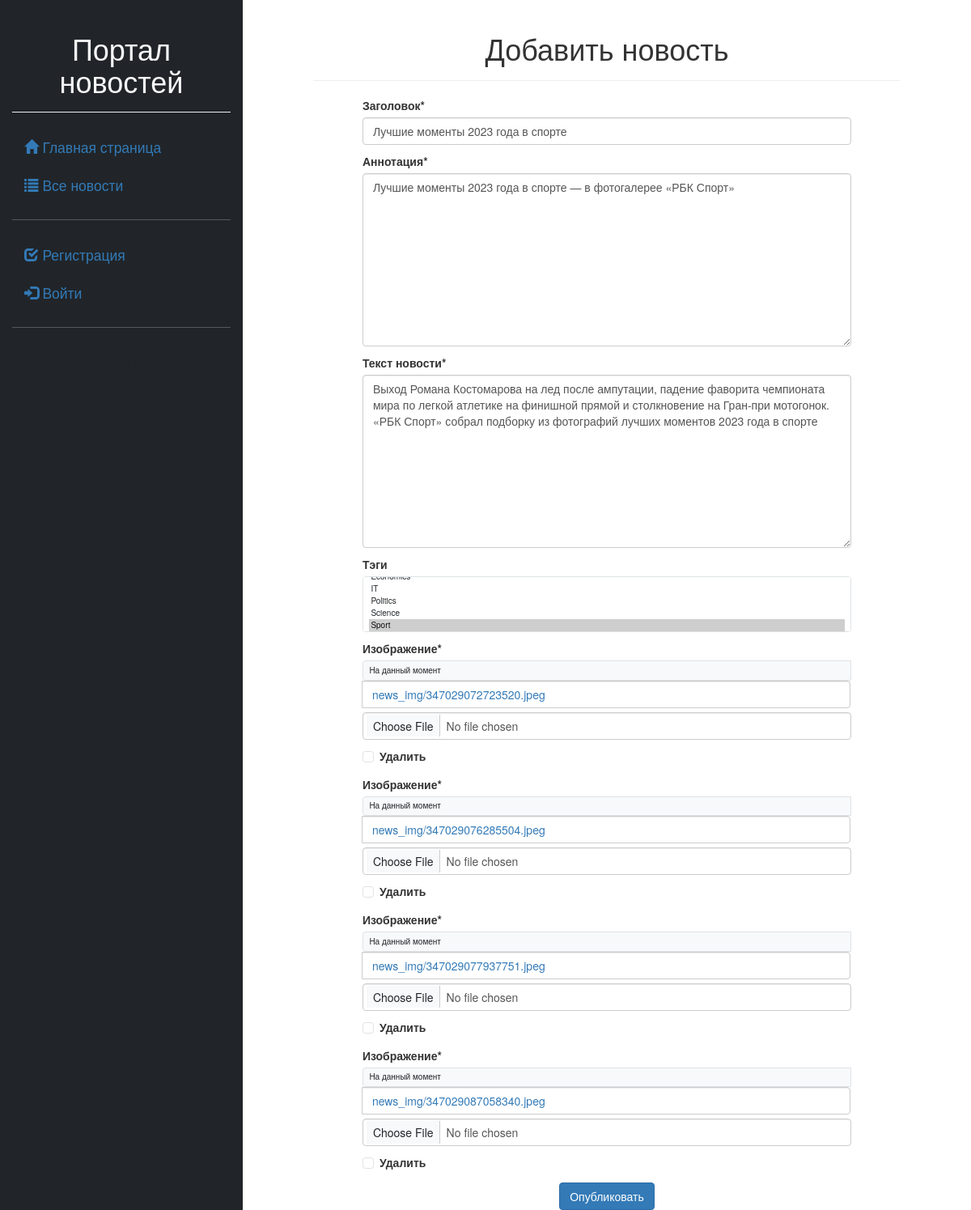
The app's page /news/update/58 with its own data.
### news/models.py (models this page shows, shortened)
class Article(models.Model):
    categories = (('Ec', 'Economy'),
                  ('Sc', 'Science'),
                  ('IT', 'IT'))
    author = models.ForeignKey(User, on_delete=models.SET_NULL, null=True, verbose_name='Автор')
    title = models.CharField('Заголовок', max_length=50, default='')
    anouncement = models.TextField('Аннотация', max_length=250)
    text = models.TextField('Текст новости')
    date = models.DateTimeField('Дата создания', auto_now=True)
    tags = models.ManyToManyField(verbose_name='Тэги', to=Tag, blank=True)
    slug = models.SlugField()
    objects = models.Manager()
    today = Today()
    class Meta:
        ordering = ['title', 'date']
        verbose_name = 'Новость'
        verbose_name_plural = 'Новости'

class Tag(models.Model):
    title = models.CharField(max_length=80)
    status = models.BooleanField(default=True)
    def __str__(self):
        return self.title
    class Meta:
        ordering = ['title', 'status']
        verbose_name = 'Тэг'
        verbose_name_plural = 'Тэги'

### news/views.py (the view, shortened to what this page needs)
# urls.py: path('update/<int:pk>', views.ArticleUpdateView.as_view(), name='news_update'),
class ArticleUpdateView(UpdateView):
    model = Article
    template_name = 'news/add.html'
    fields = ['title', 'anouncement', 'text', 'tags']
    def get_context_data(self, **kwargs):
        context = super(ArticleUpdateView, self).get_context_data(**kwargs)
        cur_obj = self.object
        context['image_form'] = ImagesFormSet(instance=cur_obj)
        return context

### news/templates/news/add.html (shortened to what this page needs)
{% extends 'first/base.html' %}
{% load static %}
{% load crispy_forms_tags %}
{% block content %}
<div class="page-header text-center">
    <h1>Добавить новость</h1>
</div>
<div class="col-10 offset-1">
    <form method="post" enctype="multipart/form-data">
        {{ form|crispy }}
        {{ image_form|crispy }}
        <div class="text-center">
            <input type="submit" class="btn btn-primary" value="Опубликовать">
        </div>
    </form>
</div>
{% endblock %}

### records on screen
Article: title "Лучшие моменты 2023 года в спорте", anouncement "Лучшие моменты 2023 года в спорте — в фотогалерее «РБК Спорт»", text "Выход Романа Костомарова на лед после ампутации, падение фаворита чемпионата мира по легкой атлетике на финишной прямой и столкновение на Гран-при мотогонок. «РБК Спорт» собрал подборку из фотографий лучших моментов 2023 года в спорте"
